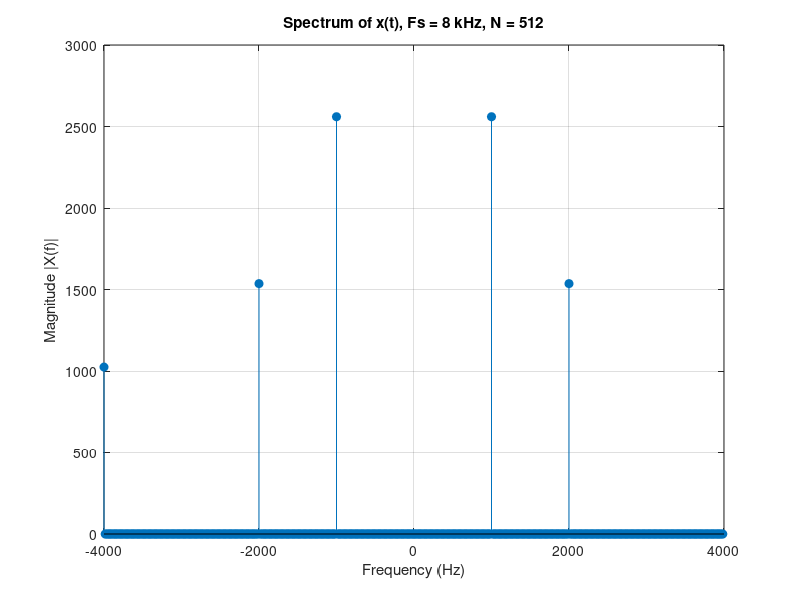
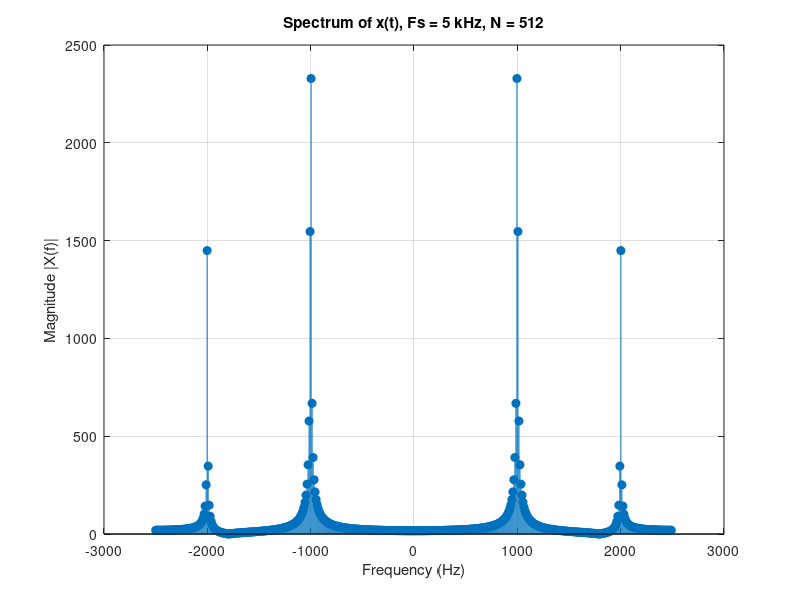
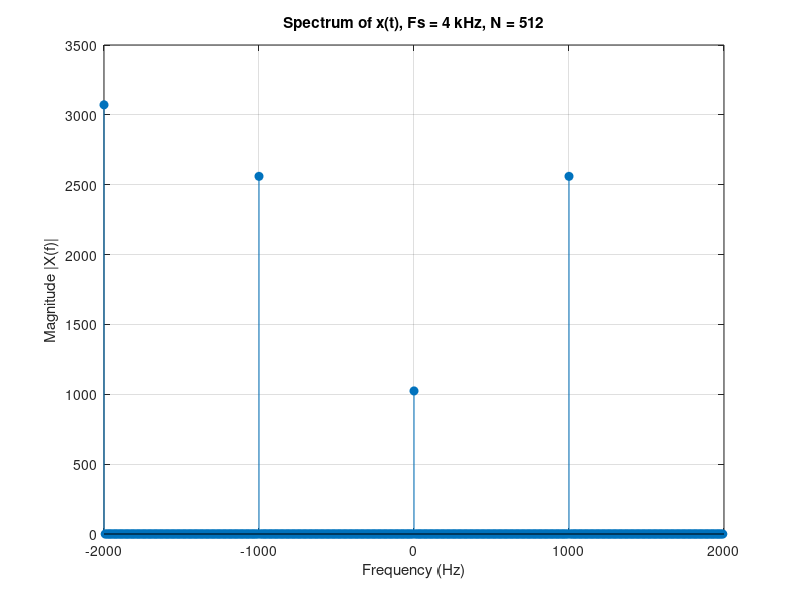

Source code (MATLAB) for these figures, in order:
% =======================================================
% Task 2: Undersampling and Aliasing Demonstration
% =======================================================
clear; clc; close all;

% --- Sampling Parameters ---
Fs_values = [8e3, 5e3, 4e3]; % Sampling frequencies to analyze
N = 512;                     % Number of DFT points

% --- Signal Frequencies ---
f1 = 1e3;   % 1 kHz
f2 = 2e3;   % 2 kHz
f3 = 4e3;   % 4 kHz

% Loop over all sampling frequencies
for i = 1:length(Fs_values)
    Fs = Fs_values(i);
    Ts = 1/Fs;
    t = (0:N-1)*Ts;   % Time vector
    
    % Generate signal: sum of three cosines
    x = 10*cos(2*pi*f1*t) + 6*cos(2*pi*f2*t) + 2*cos(2*pi*f3*t);
    
    % Compute N-point FFT
    X = fft(x, N);
    X_shifted = fftshift(abs(X));   % Shift zero frequency to center
    
    % Frequency vector
    f = (-N/2 : N/2-1)*(Fs/N);
    
    % Plot spectrum
    fig = figure('Visible','off');
    stem(f, X_shifted, 'filled');
    xlabel('Frequency (Hz)');
    ylabel('Magnitude |X(f)|');
    title(['Spectrum of x(t), Fs = ' num2str(Fs/1000) ' kHz, N = ' num2str(N)]);
    grid on;
    
    % Save plot
    filename = ['spectrum_Fs' num2str(Fs/1000*1000) 'Hz.png']; % e.g., Fs8kHz.png
    saveas(fig, filename);
    close(fig);
    
    disp(['Plot for Fs=' num2str(Fs/1000) ' kHz saved as ' filename]);
end
